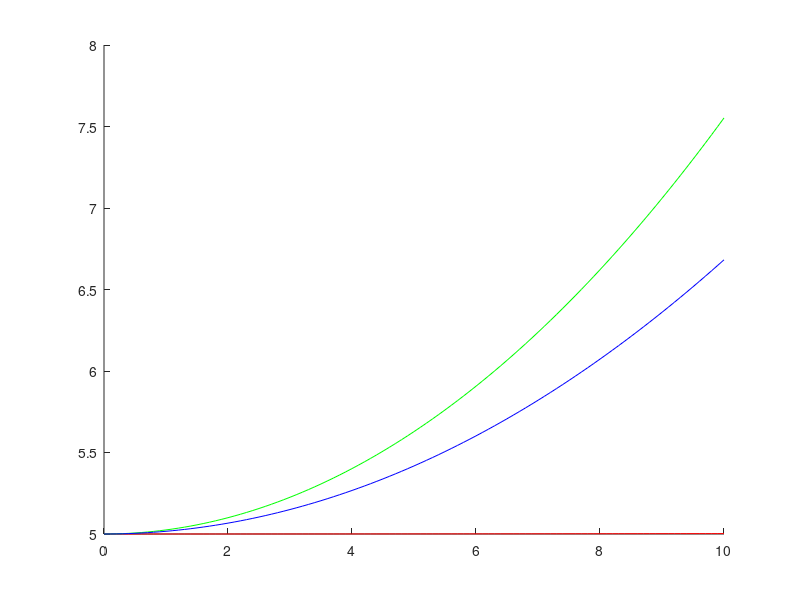

Source code (MATLAB): (Note: this script raises an error after producing the figure.)
%%
% ME 3001 - 001 Mechanical Enigineering Analysis\
% Tristan Hill
% 
% Finding roots of Non-Linear Equations
%
% Catenary Cable example
%
%%
clear all
close all

xmin=0;
xmax=10;
xdel=.1;

x=xmin:xdel:xmax;
T=[188450 200 300 400];
w=10;
y0=5;

figure(1);hold on 
for j=1:length(T)
    
    for i=1:length(x)
        y(i,j)=T(j)/w*cosh(w/T(j)*x(i))+y0-T(j)/w;
    end
      
end

plot(x,y(:,1),'r')
plot(x,y(:,2),'g')
plot(x,y(:,3),'b')


% calculate tension to make cable height 6m at x = 5m;

myRoot=myNR(@catCable,@catCablePrime,0,15,0,.01);

axis([0 10 0 10 ])
grid on
